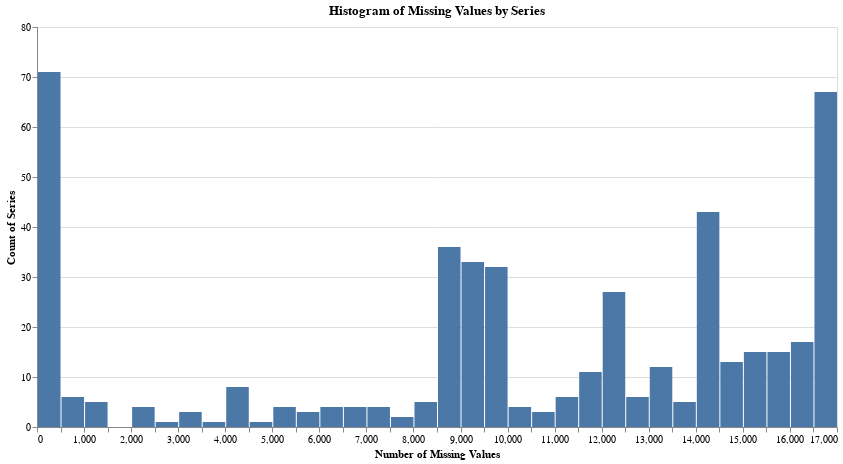

Notebook code cell kept with this figure:
### Code cell
histogram_missing('Series',40)

### Figure 1 — Vega specification as saved in the notebook (floating-point values rounded to 4 significant figures)
{"$schema": "https://vega.github.io/schema/vega/v5.json", "data": [{"name": "source_0", "values": [{"__count": 11, "bin_maxbins_40_MissingValues": 11500.0, "bin_maxbins_40_MissingValues_end": 12000.0}, {"__count": 33, "bin_maxbins_40_MissingValues": 9000.0, "bin_maxbins_40_MissingValues_end": 9500.0}, {"__count": 32, "bin_maxbins_40_MissingValues": 9500.0, "bin_maxbins_40_MissingValues_end": 10000.0}, {"__count": 27, "bin_maxbins_40_MissingValues": 12000.0, "bin_maxbins_40_MissingValues_end": 12500.0}, {"__count": 12, "bin_maxbins_40_MissingValues": 13000.0, "bin_maxbins_40_MissingValues_end": 13500.0}, {"__count": 71, "bin_maxbins_40_MissingValues": 0.0, "bin_maxbins_40_MissingValues_end": 500.0}, {"__count": 5, "bin_maxbins_40_MissingValues": 13500.0, "bin_maxbins_40_MissingValues_end": 14000.0}, {"__count": 43, "bin_maxbins_40_MissingValues": 14000.0, "bin_maxbins_40_MissingValues_end": 14500.0}, {"__count": 15, "bin_maxbins_40_MissingValues": 15500.0, "bin_maxbins_40_MissingValues_end": 16000.0}, {"__count": 4, "bin_maxbins_40_MissingValues": 2000.0, "bin_maxbins_40_MissingValues_end": 2500.0}, {"__count": 5, "bin_maxbins_40_MissingValues": 1000.0, "bin_maxbins_40_MissingValues_end": 1500.0}, {"__count": 36, "bin_maxbins_40_MissingValues": 8500.0, "bin_maxbins_40_MissingValues_end": 9000.0}, {"__count": 67, "bin_maxbins_40_MissingValues": 16500.0, "bin_maxbins_40_MissingValues_end": 17000.0}, {"__count": 1, "bin_maxbins_40_MissingValues": 2500.0, "bin_maxbins_40_MissingValues_end": 3000.0}, {"__count": 4, "bin_maxbins_40_MissingValues": 5000.0, "bin_maxbins_40_MissingValues_end": 5500.0}, {"__count": 4, "bin_maxbins_40_MissingValues": 6500.0, "bin_maxbins_40_MissingValues_end": 7000.0}, {"__count": 6, "bin_maxbins_40_MissingValues": 500.0, "bin_maxbins_40_MissingValues_end": 1000.0}, {"__count": 4, "bin_maxbins_40_MissingValues": 6000.0, "bin_maxbins_40_MissingValues_end": 6500.0}, {"__count": 17, "bin_maxbins_40_MissingValues": 16000.0, "bin_maxbins_40_MissingValues_end": 16500.0}, {"__count": 3, "bin_maxbins_40_MissingValues": 10500.0, "bin_maxbins_40_MissingValues_end": 11000.0}, {"__count": 13, "bin_maxbins_40_MissingValues": 14500.0, "bin_maxbins_40_MissingValues_end": 15000.0}, {"__count": 15, "bin_maxbins_40_MissingValues": 15000.0, "bin_maxbins_40_MissingValues_end": 15500.0}, {"__count": 6, "bin_maxbins_40_MissingValues": 12500.0, "bin_maxbins_40_MissingValues_end": 13000.0}, {"__count": 6, "bin_maxbins_40_MissingValues": 11000.0, "bin_maxbins_40_MissingValues_end": 11500.0}, {"__count": 3, "bin_maxbins_40_MissingValues": 3000.0, "bin_maxbins_40_MissingValues_end": 3500.0}, {"__count": 4, "bin_maxbins_40_MissingValues": 10000.0, "bin_maxbins_40_MissingValues_end": 10500.0}, {"__count": 8, "bin_maxbins_40_MissingValues": 4000.0, "bin_maxbins_40_MissingValues_end": 4500.0}, {"__count": 3, "bin_maxbins_40_MissingValues": 5500.0, "bin_maxbins_40_MissingValues_end": 6000.0}, {"__count": 1, "bin_maxbins_40_MissingValues": 4500.0, "bin_maxbins_40_MissingValues_end": 5000.0}, {"__count": 4, "bin_maxbins_40_MissingValues": 7000.0, "bin_maxbins_40_MissingValues_end": 7500.0}, {"__count": 2, "bin_maxbins_40_MissingValues": 7500.0, "bin_maxbins_40_MissingValues_end": 8000.0}, {"__count": 5, "bin_maxbins_40_MissingValues": 8000.0, "bin_maxbins_40_MissingValues_end": 8500.0}, {"__count": 1, "bin_maxbins_40_MissingValues": 3500.0, "bin_maxbins_40_MissingValues_end": 4000.0}]}, {"name": "source_0_y_domain___count", "values": [{"min": 1, "max": 71}]}], "signals": [{"name": "bin_maxbins_40_MissingValues_bins", "value": {"fields": ["MissingValues"], "fname": "bin_MissingValues", "start": 0.0, "step": 500.0, "stop": 17000.0}}], "marks": [{"type": "rect", "name": "marks", "from": {"data": "source_0"}, "encode": {"update": {"fill": {"value": "#4c78a8"}, "x": {"field": "bin_maxbins_40_MissingValues_end", "scale": "x", "offset": {"signal": "0.5 + (abs(scale(\"x\", datum[\"bin_maxbins_40_MissingValues_end\"]) - scale(\"x\", datum[\"bin_maxbins_40_MissingValues\"])) < 0.25 ? 0.5 * (0.25 - (abs(scale(\"x\", datum[\"bin_maxbins_40_MissingValues_end\"]) - scale(\"x\", datum[\"bin_maxbins_40_MissingValues\"])))) : -0.5)"}}, "y": {"field": "__count", "scale": "y"}, "y2": {"value": 0, "scale": "y"}, "x2": {"field": "bin_maxbins_40_MissingValues", "scale": "x", "offset": {"signal": "0.5 + (abs(scale(\"x\", datum[\"bin_maxbins_40_MissingValues_end\"]) - scale(\"x\", datum[\"bin_maxbins_40_MissingValues\"])) < 0.25 ? -0.5 * (0.25 - (abs(scale(\"x\", datum[\"bin_maxbins_40_MissingValues_end\"]) - scale(\"x\", datum[\"bin_maxbins_40_MissingValues\"])))) : 0.5)"}}}}, "style": ["bar"]}], "scales": [{"name": "x", "type": "linear", "domain": {"signal": "[bin_maxbins_40_MissingValues_bins.start, bin_maxbins_40_MissingValues_bins.stop]"}, "range": [0, {"signal": "width"}], "bins": {"signal": "bin_maxbins_40_MissingValues_bins"}, "zero": false}, {"name": "y", "type": "linear", "domain": [{"signal": "(data(\"source_0_y_domain___count\")[0] || {}).min"}, {"signal": "(data(\"source_0_y_domain___count\")[0] || {}).max"}], "range": [{"signal": "height"}, 0], "zero": true, "nice": true}], "axes": [{"scale": "y", "aria": false, "grid": true, "tickCount": {"signal": "ceil(height/40)"}, "maxExtent": 0, "zindex": 0, "labels": false, "orient": "left", "gridScale": "x", "ticks": false, "minExtent": 0, "domain": false}, {"scale": "x", "title": "Number of Missing Values", "labelOverlap": true, "orient": "bottom", "grid": false, "labelFlush": true, "tickCount": {"signal": "ceil(width/10)"}, "zindex": 0}, {"scale": "y", "labelOverlap": true, "tickCount": {"signal": "ceil(height/40)"}, "zindex": 0, "title": "Count of Series", "grid": false, "orient": "left"}], "title": {"text": "Histogram of Missing Values by Series", "frame": "group"}, "width": 800, "height": 400, "padding": 5, "background": "white", "style": "cell"}
